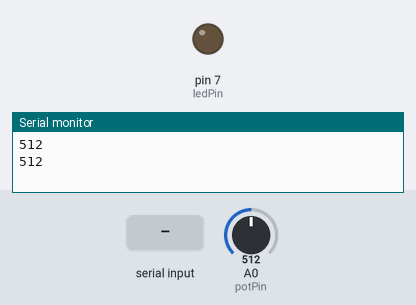
Bench run of a sketch on a simulated Arduino Uno, built with avr-gcc and run on an emulated ATmega328P. Parts: output pins drawn as LEDs (lit = HIGH), the last lines printed to the serial monitor. The test bench sets the inputs (shaded band); at power-on: A0 (potPin) = 512.

Above: at 1.8 s.
1.9 s: "ON\n" received over Serial
At 3.0 s:
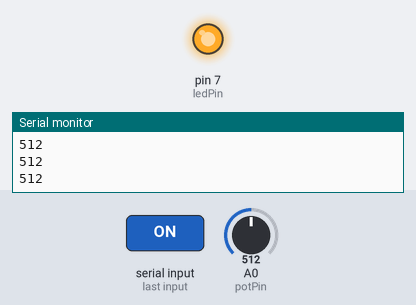
3.5 s: "OFF\n" received over Serial
At 4.5 s:
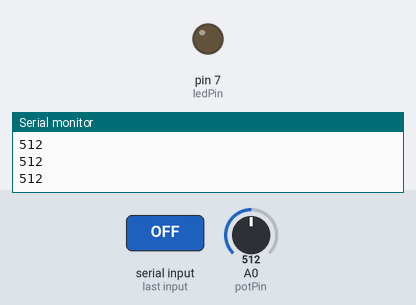
Timing chart, 0 to 6.5 s (numbered marks = the images above; inputs shaded):
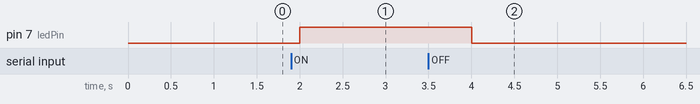

The sketch:

Coding_3A_arduino.ino
```cpp
#include <Servo.h>


int potPin = A0;
int ledPin = 7;
int potValue = 0;
String command = "";

void setup() {
  Serial.begin(9600);
  pinMode(ledPin, OUTPUT);
}

void loop() {
  // Read potentiometer and send value to Python
  potValue = analogRead(potPin);
  Serial.println(potValue);
  delay(1000);
  // Check if Python sent a command
  if (Serial.available() > 0) {
    command = Serial.readStringUntil('\n');
    command.trim();

    if (command == "ON") {
      digitalWrite(ledPin, HIGH);
    } else if (command == "OFF") {
      digitalWrite(ledPin, LOW);
    }
  }
}
```

Measured:
- after the input at 1.9 s, pin 7 (ledPin): LOW → HIGH after 0.10 s
- after the input at 3.5 s, pin 7 (ledPin): HIGH → LOW after 0.50 s
